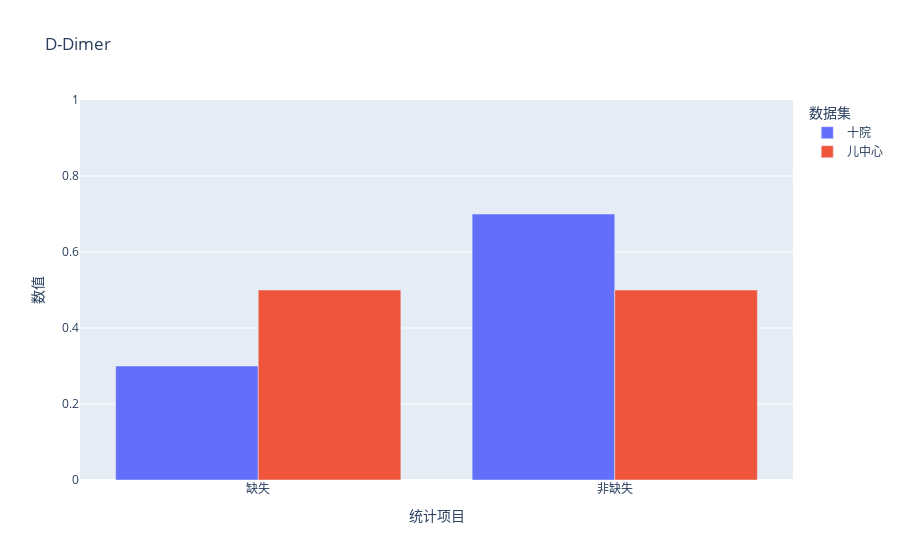

Notebook code cell kept with this figure:
### Markdown cell above
## 用express创建Bar图

### Code cell
# 生成测试数据
data = _create_test_data()

# 用express生成bar图
px.bar(
    data,
    x='统计项目',
    y='数值',
    color='数据集',
    barmode='group',
    title='D-Dimer',
    range_y=[0, 1]
)

### Figure 1 — Plotly figure (JSON) as saved in the notebook; plotly's stock layout.template omitted (floating-point values rounded to 4 significant figures)
{"data": [{"alignmentgroup": "True", "hoverlabel": {"namelength": 0}, "hovertemplate": "数据集=十院<br>统计项目=%{x}<br>数值=%{y}", "legendgroup": "十院", "marker": {"color": "#636efa"}, "name": "十院", "offsetgroup": "十院", "orientation": "v", "showlegend": true, "textposition": "auto", "type": "bar", "x": ["缺失", "非缺失"], "xaxis": "x", "y": [0.3, 0.7], "yaxis": "y"}, {"alignmentgroup": "True", "hoverlabel": {"namelength": 0}, "hovertemplate": "数据集=儿中心<br>统计项目=%{x}<br>数值=%{y}", "legendgroup": "儿中心", "marker": {"color": "#EF553B"}, "name": "儿中心", "offsetgroup": "儿中心", "orientation": "v", "showlegend": true, "textposition": "auto", "type": "bar", "x": ["缺失", "非缺失"], "xaxis": "x", "y": [0.5, 0.5], "yaxis": "y"}], "layout": {"barmode": "group", "legend": {"title": {"text": "数据集"}, "tracegroupgap": 0}, "title": {"text": "D-Dimer"}, "xaxis": {"anchor": "y", "domain": [0, 1], "title": {"text": "统计项目"}}, "yaxis": {"anchor": "x", "domain": [0, 1], "range": [0, 1], "title": {"text": "数值"}}}}
